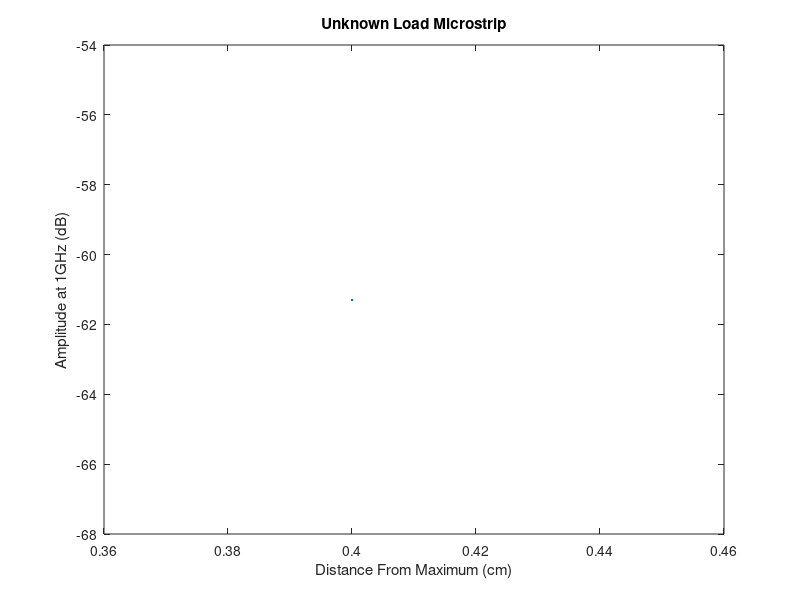

Here is the MATLAB script that generated this plot:
data=csvread('unknownMicrostrip.csv');
x=data(:,1);
y=data(:,2);
h=figure;
plot(x,y);
xlabel('Distance From Maximum (cm)');
ylabel('Amplitude at 1GHz (dB)');
title('Unknown Load Microstrip');
saveas(h,'Unknown Load Microstrip.pdf');
close (h);